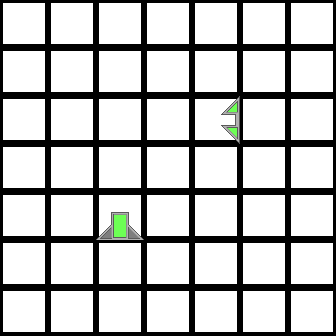

This game map was drawn from its Tiled (.tmx) file and the tilesets committed beside it. A one-line description and the full map source follow:
An orthogonal 7x7 tile map with 48x48 px tiles, 2 tile layers (Colors, Tiles).

<map version="1.0" orientation="orthogonal" renderorder="right-down" width="7" height="7" tilewidth="48" tileheight="48">
 <properties>
  <property name="availableTiles" value="1, 2" />
 </properties>
 <tileset firstgid="1" source="tiles.tsx" />
 <layer name="Colors" width="7" height="7">
  <data encoding="csv">
41,41,41,41,41,41,41,
41,41,41,41,41,41,41,
41,41,41,41,41,41,41,
41,41,41,41,41,41,41,
41,41,41,41,41,41,41,
41,41,41,41,41,41,41,
41,41,41,41,41,41,41
</data>
 </layer>
 <layer name="Tiles" width="7" height="7">
  <data encoding="csv">
1,1,1,1,1,1,1,
1,1,1,1,1,1,1,
1,1,1,1,12,1,1,
1,1,1,1,1,1,1,
1,1,5,1,1,1,1,
1,1,1,1,1,1,1,
1,1,1,1,1,1,1
</data>
 </layer>
</map>
